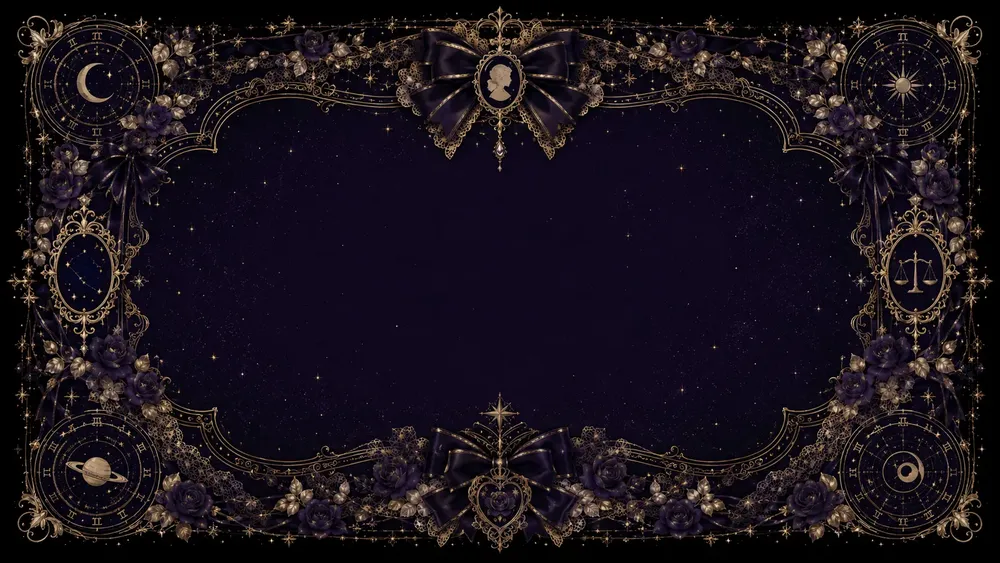
#> input picture archive/bg_desktop.webp, 1000 x 563 px, shrunk from 1672 x 941 before the run, found by its file name
$ python inspect_roi.py
#> lines starting #> are read from the running program, lines starting #| are printed output that depends on the picture; long printed decimals are rounded
import cv2
import numpy as np

img = cv2.imread("bg_desktop.webp")
#> img is the input picture: shape (563, 1000, 3); mean B, G, R 27.2, 18.8, 26.2
if img is not None:
    # TL clock region
    cx, cy = 193, 193
    r = 160
    roi = img[cy-r:cy+r, cx-r:cx+r]
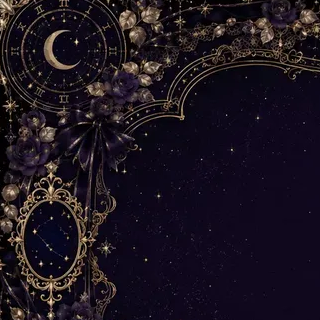
#> roi: shape (320, 320, 3); mean B, G, R 31, 20.5, 28.4
    # Calculate luminance
    gray = cv2.cvtColor(roi, cv2.COLOR_BGR2GRAY)
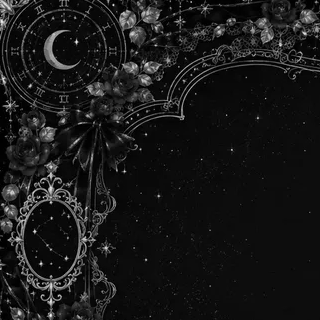
#> gray: shape (320, 320); min 0, max 248, mean 24.1
    print("ROI shape:", roi.shape)
#| ROI shape: (320, 320, 3)
    print("Gray min:", np.min(gray), "max:", np.max(gray), "mean:", np.mean(gray))
#| Gray min: 0 max: 248 mean: 24.093
    # Print percentile thresholds
    for p in [10, 25, 50, 75, 90, 95]:
        print(f"{p}th percentile of gray:", np.percentile(gray, p))
#> this loop made 6 passes
#| 10th percentile of gray: 6.0
#| 25th percentile of gray: 9.0
#| 50th percentile of gray: 12.0
#| 75th percentile of gray: 21.0
#| 90th percentile of gray: 65.0
#| 95th percentile of gray: 98.0
else:
    print("Failed to load bg_desktop.webp")

$ run again, with archive/bg_mobile.webp copied over archive/bg_desktop.webp
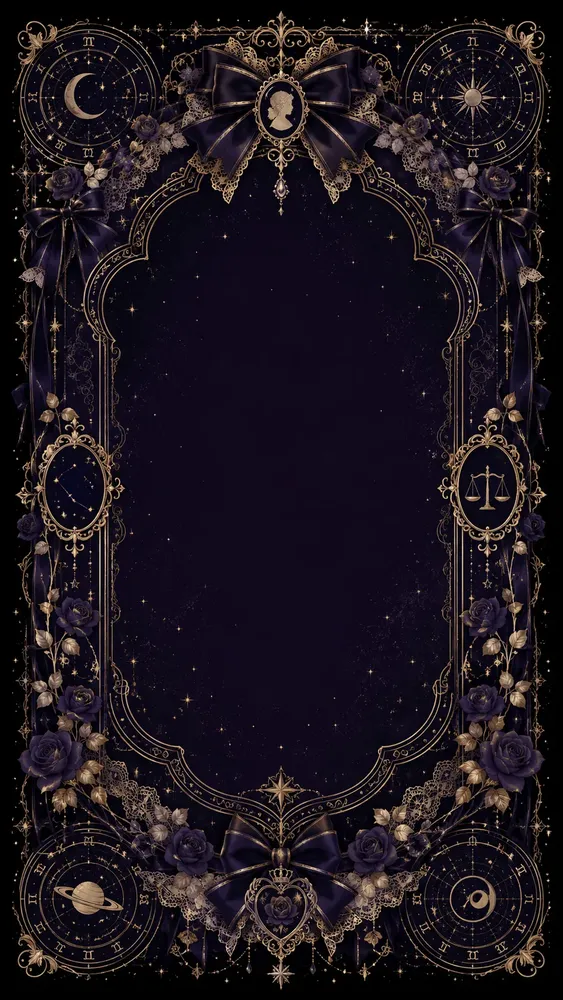
#> input picture archive/bg_mobile.webp, 563 x 1000 px, shrunk from 941 x 1672 before the run, found by its file name
#> img is the input picture: shape (1000, 563, 3); mean B, G, R 29.5, 21.6, 28.9
#> `roi = img[cy-r:cy+r, cx-r:cx+r]`:
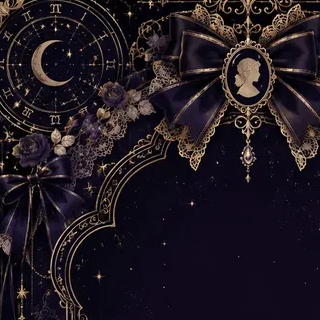
#> roi: shape (320, 320, 3); mean B, G, R 33.1, 24.9, 33
#> `gray = cv2.cvtColor(roi, cv2.COLOR_BGR2GRAY)`:
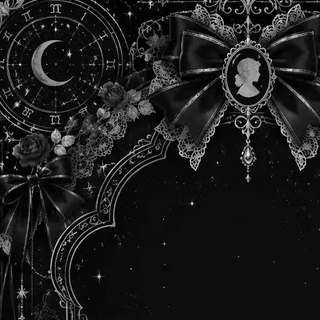
#> gray: shape (320, 320); min 0, max 241, mean 28.3
#| ROI shape: (320, 320, 3)
#| Gray min: 0 max: 241 mean: 28.305
#> the loop `for p in [10, 25, 50, 75, 90, 95]:` made 6 passes
#| 10th percentile of gray: 5.0
#| 25th percentile of gray: 9.0
#| 50th percentile of gray: 13.0
#| 75th percentile of gray: 30.0
#| 90th percentile of gray: 83.0
#> (further printed lines are left out)

$ run again, with archive/bg_mobile_clean.webp copied over archive/bg_desktop.webp
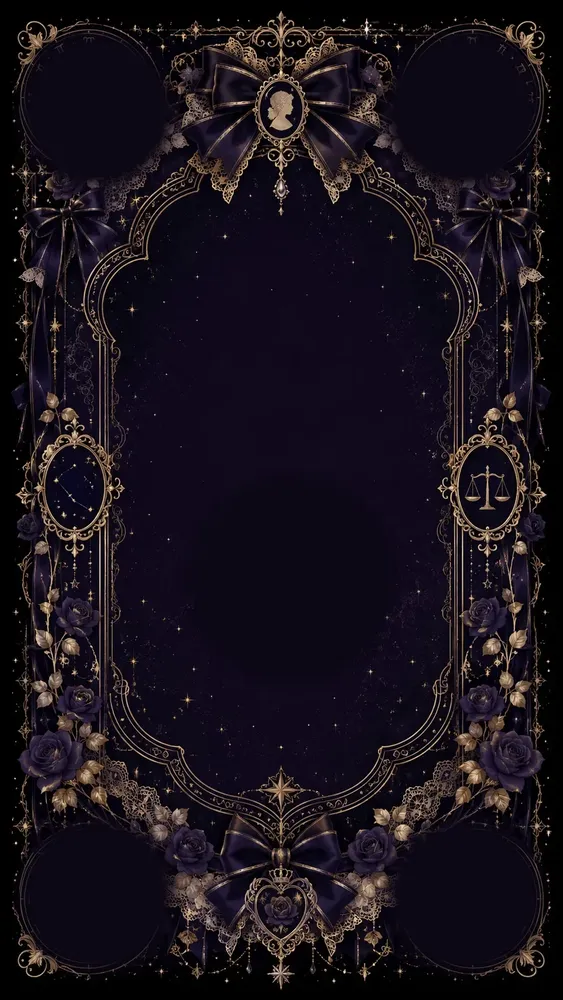
#> input picture archive/bg_mobile_clean.webp, 563 x 1000 px, shrunk from 941 x 1672 before the run, found by its file name
#> img is the input picture: shape (1000, 563, 3); mean B, G, R 27.3, 18.6, 25.3
#> `roi = img[cy-r:cy+r, cx-r:cx+r]`:
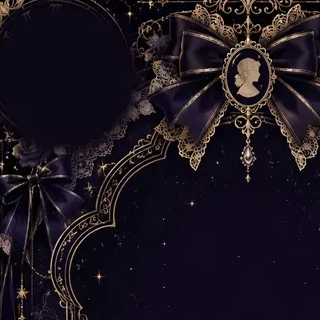
#> roi: shape (320, 320, 3); mean B, G, R 30.5, 20.9, 28.4
#> `gray = cv2.cvtColor(roi, cv2.COLOR_BGR2GRAY)`:
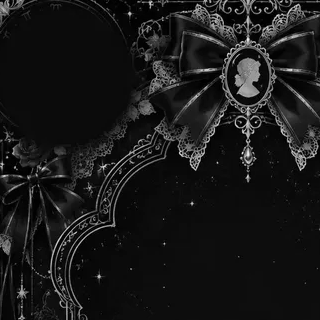
#> gray: shape (320, 320); min 0, max 243, mean 24.3
#| ROI shape: (320, 320, 3)
#| Gray min: 0 max: 243 mean: 24.327
#> the loop `for p in [10, 25, 50, 75, 90, 95]:` made 6 passes
#| 10th percentile of gray: 7.0
#| 25th percentile of gray: 10.0
#| 50th percentile of gray: 12.0
#| 75th percentile of gray: 20.0
#| 90th percentile of gray: 63.0
#> (further printed lines are left out)
